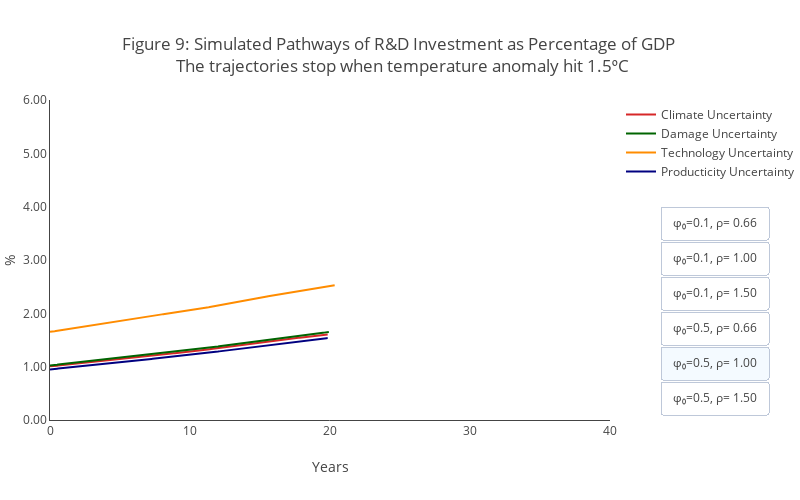

Notebook source saved alongside this figure:
### Code cell
from src.plot import plot_simulatedpath_full2, plot_simulatedpath_uncer_decomp2


graph_title = """Figure 9: Simulated Pathways of R&D Investment as Percentage of GDP <br> The trajectories stop when temperature anomaly hit 1.5ᵒC """
plot_simulatedpath_uncer_decomp2(graph_type="RD_Plot", graph_title = graph_title, yaxis_label="%", graph_range=[0,6], before15=True)

### Figure 1 — Plotly figure (JSON) as saved in the notebook; plotly's stock layout.template omitted (floating-point values rounded to 4 significant figures; data arrays with more than 128 entries replaced by an {"elided": "..."} marker saying what was removed)
{"data": [{"line": {"color": "#d62728"}, "name": "Climate Uncertainty", "showlegend": false, "type": "scatter", "visible": false, "x": {"elided": "270 float values"}, "y": {"elided": "270 float values"}}, {"line": {"color": "darkgreen"}, "name": "Damage Uncertainty", "showlegend": false, "type": "scatter", "visible": false, "x": {"elided": "270 float values"}, "y": {"elided": "270 float values"}}, {"line": {"color": "darkorange"}, "name": "Technology Uncertainty", "showlegend": false, "type": "scatter", "visible": false, "x": {"elided": "289 float values"}, "y": {"elided": "289 float values"}}, {"line": {"color": "navy"}, "name": "Producticity Uncertainty", "showlegend": false, "type": "scatter", "visible": false, "x": {"elided": "269 float values"}, "y": {"elided": "269 float values"}}, {"line": {"color": "#d62728"}, "name": "Climate Uncertainty", "showlegend": false, "type": "scatter", "visible": false, "x": {"elided": "271 float values"}, "y": {"elided": "271 float values"}}, {"line": {"color": "darkgreen"}, "name": "Damage Uncertainty", "showlegend": false, "type": "scatter", "visible": false, "x": {"elided": "272 float values"}, "y": {"elided": "272 float values"}}, {"line": {"color": "darkorange"}, "name": "Technology Uncertainty", "showlegend": false, "type": "scatter", "visible": false, "x": {"elided": "291 float values"}, "y": {"elided": "291 float values"}}, {"line": {"color": "navy"}, "name": "Producticity Uncertainty", "showlegend": false, "type": "scatter", "visible": false, "x": {"elided": "270 float values"}, "y": {"elided": "270 float values"}}, {"line": {"color": "#d62728"}, "name": "Climate Uncertainty", "showlegend": false, "type": "scatter", "visible": false, "x": {"elided": "274 float values"}, "y": {"elided": "274 float values"}}, {"line": {"color": "darkgreen"}, "name": "Damage Uncertainty", "showlegend": false, "type": "scatter", "visible": false, "x": {"elided": "274 float values"}, "y": {"elided": "274 float values"}}, {"line": {"color": "darkorange"}, "name": "Technology Uncertainty", "showlegend": false, "type": "scatter", "visible": false, "x": {"elided": "290 float values"}, "y": {"elided": "290 float values"}}, {"line": {"color": "navy"}, "name": "Producticity Uncertainty", "showlegend": false, "type": "scatter", "visible": false, "x": {"elided": "272 float values"}, "y": {"elided": "272 float values"}}, {"line": {"color": "#d62728"}, "name": "Climate Uncertainty", "showlegend": false, "type": "scatter", "visible": false, "x": {"elided": "234 float values"}, "y": {"elided": "234 float values"}}, {"line": {"color": "darkgreen"}, "name": "Damage Uncertainty", "showlegend": false, "type": "scatter", "visible": false, "x": {"elided": "234 float values"}, "y": {"elided": "234 float values"}}, {"line": {"color": "darkorange"}, "name": "Technology Uncertainty", "showlegend": false, "type": "scatter", "visible": false, "x": {"elided": "240 float values"}, "y": {"elided": "240 float values"}}, {"line": {"color": "navy"}, "name": "Producticity Uncertainty", "showlegend": false, "type": "scatter", "visible": false, "x": {"elided": "233 float values"}, "y": {"elided": "233 float values"}}, {"line": {"color": "#d62728"}, "name": "Climate Uncertainty", "showlegend": true, "type": "scatter", "visible": true, "x": {"elided": "239 float values"}, "y": {"elided": "239 float values"}}, {"line": {"color": "darkgreen"}, "name": "Damage Uncertainty", "showlegend": true, "type": "scatter", "visible": true, "x": {"elided": "240 float values"}, "y": {"elided": "240 float values"}}, {"line": {"color": "darkorange"}, "name": "Technology Uncertainty", "showlegend": true, "type": "scatter", "visible": true, "x": {"elided": "245 float values"}, "y": {"elided": "245 float values"}}, {"line": {"color": "navy"}, "name": "Producticity Uncertainty", "showlegend": true, "type": "scatter", "visible": true, "x": {"elided": "239 float values"}, "y": {"elided": "239 float values"}}, {"line": {"color": "#d62728"}, "name": "Climate Uncertainty", "showlegend": false, "type": "scatter", "visible": false, "x": {"elided": "245 float values"}, "y": {"elided": "245 float values"}}, {"line": {"color": "darkgreen"}, "name": "Damage Uncertainty", "showlegend": false, "type": "scatter", "visible": false, "x": {"elided": "245 float values"}, "y": {"elided": "245 float values"}}, {"line": {"color": "darkorange"}, "name": "Technology Uncertainty", "showlegend": false, "type": "scatter", "visible": false, "x": {"elided": "250 float values"}, "y": {"elided": "250 float values"}}, {"line": {"color": "navy"}, "name": "Producticity Uncertainty", "showlegend": false, "type": "scatter", "visible": false, "x": {"elided": "244 float values"}, "y": {"elided": "244 float values"}}], "layout": {"barmode": "overlay", "height": 500, "margin": {"l": 50, "r": 0}, "plot_bgcolor": "white", "title": {"text": "Figure 9: Simulated Pathways of R&D Investment as Percentage of GDP <br> The trajectories stop when temperature anomaly hit 1.5ᵒC "}, "updatemenus": [{"active": 4, "buttons": [{"args": [{"showlegend": [true, true, true, true, false, false, false, false, false, false, false, false, false, false, false, false, false, false, false, false, false, false, false, false, false, false, false, false, false, false, false, false, false, false, false, false, false, false, false, false, false, false, false, false, false, false, false, false], "visible": [true, true, true, true, false, false, false, false, false, false, false, false, false, false, false, false, false, false, false, false, false, false, false, false, false, false, false, false, false, false, false, false, false, false, false, false, false, false, false, false, false, false, false, false, false, false, false, false]}], "label": "φ₀=0.1, ρ= 0.66", "method": "update"}, {"args": [{"showlegend": [false, false, false, false, true, true, true, true, false, false, false, false, false, false, false, false, false, false, false, false, false, false, false, false, false, false, false, false, false, false, false, false, false, false, false, false, false, false, false, false, false, false, false, false, false, false, false, false], "visible": [false, false, false, false, true, true, true, true, false, false, false, false, false, false, false, false, false, false, false, false, false, false, false, false, false, false, false, false, false, false, false, false, false, false, false, false, false, false, false, false, false, false, false, false, false, false, false, false]}], "label": "φ₀=0.1, ρ= 1.00", "method": "update"}, {"args": [{"showlegend": [false, false, false, false, false, false, false, false, true, true, true, true, false, false, false, false, false, false, false, false, false, false, false, false, false, false, false, false, false, false, false, false, false, false, false, false, false, false, false, false, false, false, false, false, false, false, false, false], "visible": [false, false, false, false, false, false, false, false, true, true, true, true, false, false, false, false, false, false, false, false, false, false, false, false, false, false, false, false, false, false, false, false, false, false, false, false, false, false, false, false, false, false, false, false, false, false, false, false]}], "label": "φ₀=0.1, ρ= 1.50", "method": "update"}, {"args": [{"showlegend": [false, false, false, false, false, false, false, false, false, false, false, false, true, true, true, true, false, false, false, false, false, false, false, false, false, false, false, false, false, false, false, false, false, false, false, false, false, false, false, false, false, false, false, false, false, false, false, false], "visible": [false, false, false, false, false, false, false, false, false, false, false, false, true, true, true, true, false, false, false, false, false, false, false, false, false, false, false, false, false, false, false, false, false, false, false, false, false, false, false, false, false, false, false, false, false, false, false, false]}], "label": "φ₀=0.5, ρ= 0.66", "method": "update"}, {"args": [{"showlegend": [false, false, false, false, false, false, false, false, false, false, false, false, false, false, false, false, true, true, true, true, false, false, false, false, false, false, false, false, false, false, false, false, false, false, false, false, false, false, false, false, false, false, false, false, false, false, false, false], "visible": [false, false, false, false, false, false, false, false, false, false, false, false, false, false, false, false, true, true, true, true, false, false, false, false, false, false, false, false, false, false, false, false, false, false, false, false, false, false, false, false, false, false, false, false, false, false, false, false]}], "label": "φ₀=0.5, ρ= 1.00", "method": "update"}, {"args": [{"showlegend": [false, false, false, false, false, false, false, false, false, false, false, false, false, false, false, false, false, false, false, false, true, true, true, true, false, false, false, false, false, false, false, false, false, false, false, false, false, false, false, false, false, false, false, false, false, false, false, false], "visible": [false, false, false, false, false, false, false, false, false, false, false, false, false, false, false, false, false, false, false, false, true, true, true, true, false, false, false, false, false, false, false, false, false, false, false, false, false, false, false, false, false, false, false, false, false, false, false, false]}], "label": "φ₀=0.5, ρ= 1.50", "method": "update"}], "pad": {"b": 10, "r": 10, "t": 10}, "showactive": true, "type": "buttons", "x": 1.3, "y": 0.7}], "width": 800, "xaxis": {"range": [0, 40], "showgrid": false, "showline": true, "title": {"text": "Years"}}, "yaxis": {"range": [0, 6], "showgrid": false, "showline": true, "tickformat": ".2f", "title": {"text": "%"}}}}
